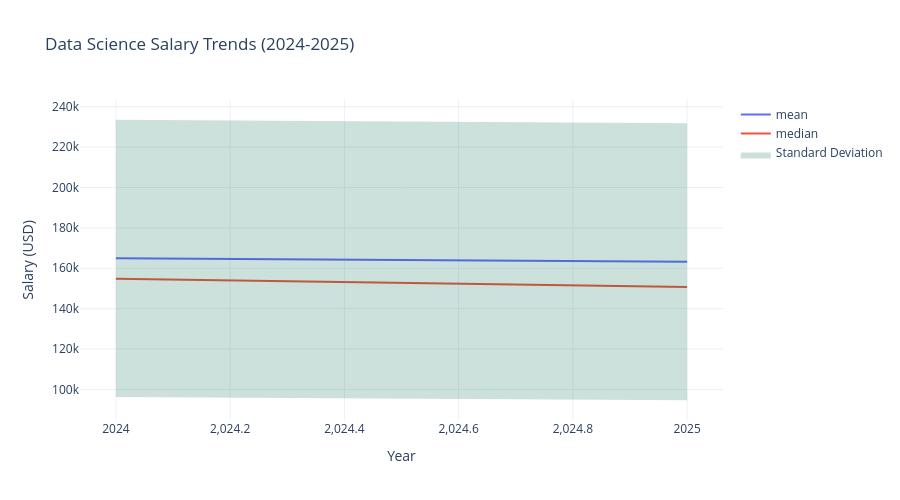

Notebook code for this chart:
### Code cell
# Yearly salary trends
yearly_stats = train_df.groupby('work_year')['salary_in_usd'].agg(['mean', 'median', 'std']).reset_index()

fig = px.line(yearly_stats, x='work_year', y=['mean', 'median'], 
              title='Data Science Salary Trends (2024-2025)',
              labels={'value': 'Salary (USD)', 'work_year': 'Year', 'variable': 'Metric'},
              template='plotly_white')

fig.update_layout(legend_title_text='', hovermode='x unified',
                 width=900, height=500)

# Add range for standard deviation
fig.add_trace(go.Scatter(
    x=np.concatenate([yearly_stats['work_year'], yearly_stats['work_year'][::-1]]),
    y=np.concatenate([yearly_stats['mean'] + yearly_stats['std'], 
                     (yearly_stats['mean'] - yearly_stats['std'])[::-1]]),
    fill='toself',
    fillcolor='rgba(0,100,80,0.2)',
    line=dict(color='rgba(255,255,255,0)'),
    name='Standard Deviation'
))

fig.show()

### Figure 1 — Plotly figure (JSON) as saved in the notebook; plotly's stock layout.template omitted (floating-point values rounded to 4 significant figures)
{"data": [{"hovertemplate": "Metric=mean<br>Year=%{x}<br>Salary (USD)=%{y}<extra></extra>", "legendgroup": "mean", "line": {"color": "#636efa", "dash": "solid"}, "marker": {"symbol": "circle"}, "mode": "lines", "name": "mean", "orientation": "v", "showlegend": true, "type": "scatter", "x": [2024, 2025], "xaxis": "x", "y": [164900.0, 163200.0], "yaxis": "y"}, {"hovertemplate": "Metric=median<br>Year=%{x}<br>Salary (USD)=%{y}<extra></extra>", "legendgroup": "median", "line": {"color": "#EF553B", "dash": "solid"}, "marker": {"symbol": "circle"}, "mode": "lines", "name": "median", "orientation": "v", "showlegend": true, "type": "scatter", "x": [2024, 2025], "xaxis": "x", "y": [154809, 150700], "yaxis": "y"}, {"fill": "toself", "fillcolor": "rgba(0,100,80,0.2)", "line": {"color": "rgba(255,255,255,0)"}, "name": "Standard Deviation", "type": "scatter", "x": [2024, 2025, 2025, 2024], "y": [233500.0, 231900.0, 94630.0, 96240.0]}], "layout": {"height": 500, "hovermode": "x unified", "legend": {"title": {"text": ""}, "tracegroupgap": 0}, "title": {"text": "Data Science Salary Trends (2024-2025)"}, "width": 900, "xaxis": {"anchor": "y", "domain": [0, 1], "title": {"text": "Year"}}, "yaxis": {"anchor": "x", "domain": [0, 1], "title": {"text": "Salary (USD)"}}}}
